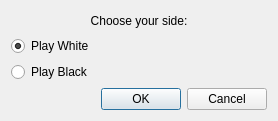
<?xml version="1.0" encoding="UTF-8"?>
<ui version="4.0">
 <class>newGamePopUp</class>
 <widget class="QDialog" name="newGamePopUp">
  <property name="geometry">
   <rect>
    <x>0</x>
    <y>0</y>
    <width>278</width>
    <height>121</height>
   </rect>
  </property>
  <property name="windowTitle">
   <string>Dialog</string>
  </property>
  <layout class="QVBoxLayout" name="verticalLayout">
   <item>
    <widget class="QLabel" name="label">
     <property name="maximumSize">
      <size>
       <width>16777215</width>
       <height>20</height>
      </size>
     </property>
     <property name="text">
      <string>Choose your side:</string>
     </property>
     <property name="alignment">
      <set>Qt::AlignCenter</set>
     </property>
    </widget>
   </item>
   <item>
    <widget class="QRadioButton" name="WhiteButton">
     <property name="text">
      <string>Play White</string>
     </property>
     <property name="checked">
      <bool>true</bool>
     </property>
    </widget>
   </item>
   <item>
    <widget class="QRadioButton" name="BlackButton">
     <property name="text">
      <string>Play Black</string>
     </property>
    </widget>
   </item>
   <item>
    <widget class="QDialogButtonBox" name="buttonBox">
     <property name="orientation">
      <enum>Qt::Horizontal</enum>
     </property>
     <property name="standardButtons">
      <set>QDialogButtonBox::Cancel|QDialogButtonBox::Ok</set>
     </property>
    </widget>
   </item>
  </layout>
 </widget>
 <resources/>
 <connections>
  <connection>
   <sender>buttonBox</sender>
   <signal>accepted()</signal>
   <receiver>newGamePopUp</receiver>
   <slot>accept()</slot>
   <hints>
    <hint type="sourcelabel">
     <x>248</x>
     <y>254</y>
    </hint>
    <hint type="destinationlabel">
     <x>157</x>
     <y>274</y>
    </hint>
   </hints>
  </connection>
  <connection>
   <sender>buttonBox</sender>
   <signal>rejected()</signal>
   <receiver>newGamePopUp</receiver>
   <slot>reject()</slot>
   <hints>
    <hint type="sourcelabel">
     <x>316</x>
     <y>260</y>
    </hint>
    <hint type="destinationlabel">
     <x>286</x>
     <y>274</y>
    </hint>
   </hints>
  </connection>
 </connections>
</ui>
